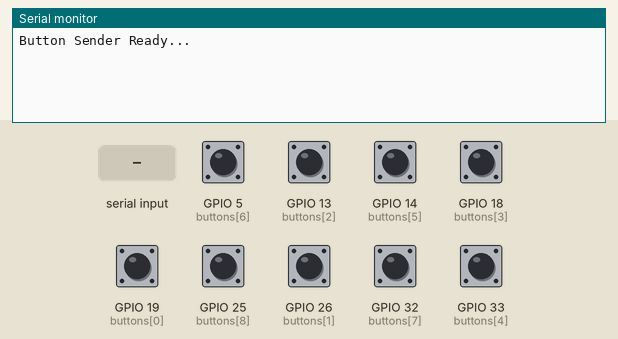
This sketch was run on a simulated ESP32. Shown: the last lines printed to the serial monitor. The test bench sets the inputs (shaded band); at power-on: GPIO 5 (buttons[6]), GPIO 13 (buttons[2]), GPIO 14 (buttons[5]), GPIO 18 (buttons[3]), GPIO 19 (buttons[0]), GPIO 25 (buttons[8]), GPIO 26 (buttons[1]), GPIO 32 (buttons[7]), GPIO 33 (buttons[4]) HIGH.

Above: at 1.2 s.
1.3 s: GPIO 5 (buttons[6]) pulled LOW for 0.15 s
At 2.0 s:
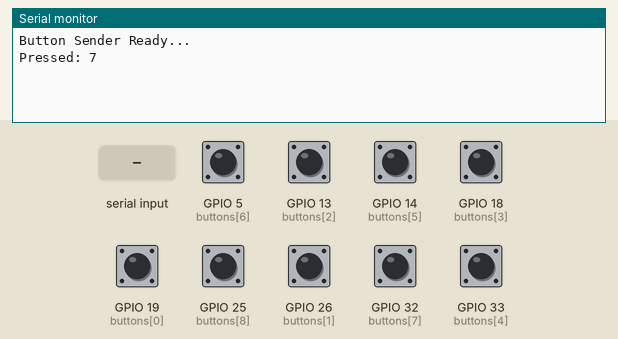
2.9 s: "1\n" received over the second serial link
At 3.7 s:
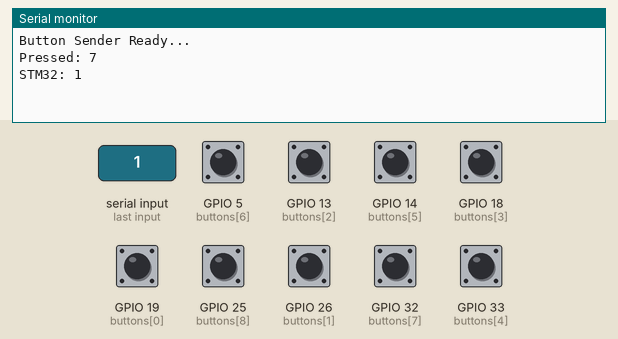
4.4 s: GPIO 13 (buttons[2]) pulled LOW for 0.15 s
At 5.1 s:
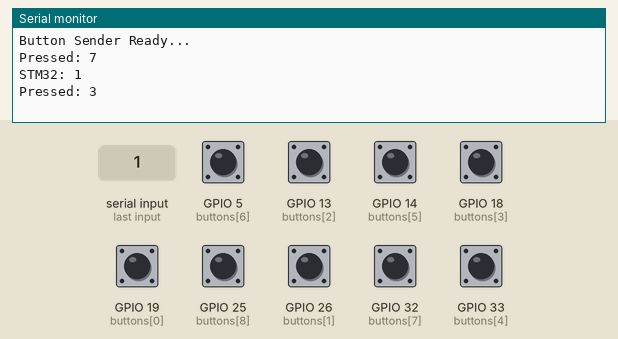
6.0 s: GPIO 14 (buttons[5]) pulled LOW for 0.15 s
At 7.2 s:
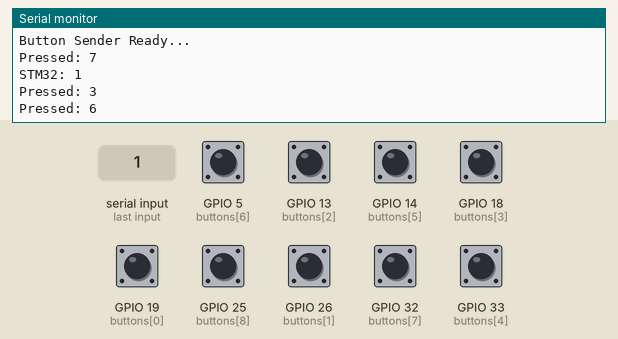
7.6 s: GPIO 18 (buttons[3]) pulled LOW for 0.15 s
At 8.8 s:
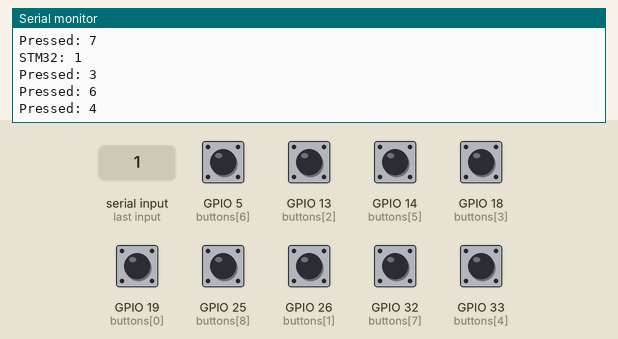
9.2 s: GPIO 19 (buttons[0]) pulled LOW for 0.15 s
At 9.9 s:
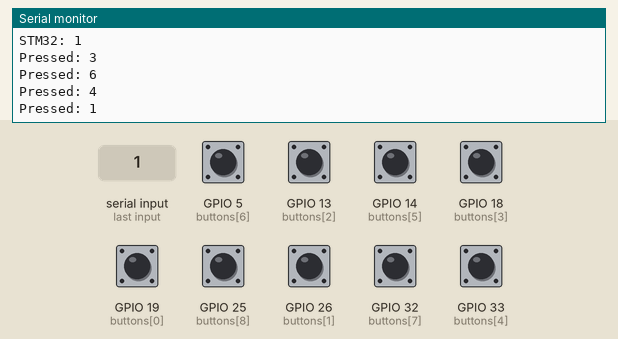
Timing chart, 0 to 11.8 s (numbered marks = the images above; inputs shaded):
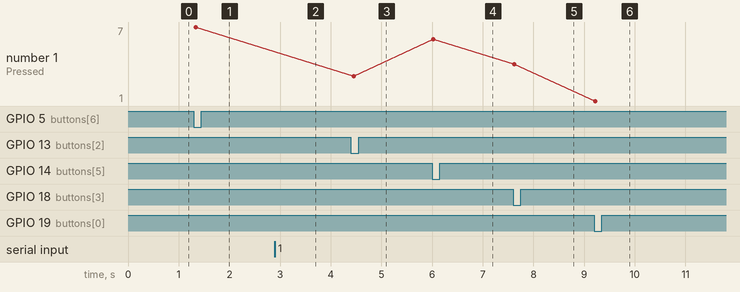

The sketch:

ver_2.ino
```cpp
int buttons[] = { 19, 26, 13, 18, 33, 14, 5, 32, 25 };
int buttonID[] = { 1, 2, 3, 4, 5, 6, 7, 8, 9 };
int total = sizeof(buttons) / sizeof(buttons[0]);

int lastStableState[20];

int readStable(int pin) {
  int a = digitalRead(pin);
  delay(5);
  int b = digitalRead(pin);
  delay(5);
  int c = digitalRead(pin);

  if (a == b && b == c)
    return a;
  return HIGH;
}

void setup() {
  Serial.begin(115200);

  Serial2.begin(115200, SERIAL_8N1, 16, 17);  // RX=16, TX=17

  for (int i = 0; i < total; i++) {
    pinMode(buttons[i], INPUT_PULLUP);
    lastStableState[i] = HIGH;
  }

  Serial.println("Button Sender Ready...");
}

void loop() {

  // Read full message from STM32
  if (Serial2.available()) {
    String msg = Serial2.readStringUntil('\n');
    Serial.print("STM32: ");
    Serial.println(msg);
  }

  // Detect button presses and send to STM32
  for (int i = 0; i < total; i++) {

    int state = readStable(buttons[i]);

    if (lastStableState[i] == HIGH && state == LOW) {
      Serial.print("Pressed: ");
      Serial.println(buttonID[i]);

      Serial2.print("BTN:");
      Serial2.println(buttonID[i]);
    }

    lastStableState[i] = state;
  }
}
```

Measured:
- after the input at 1.3 s, the serial monitor: prints a new line at once (image 1)
- after the input at 2.9 s, the serial monitor: prints a new line after 0.08 s (image 2)
- after the input at 4.4 s, the serial monitor: prints a new line after 0.05 s (image 3)
- after the input at 6.0 s, the serial monitor: prints a new line at once (image 4)
- after the input at 7.6 s, the serial monitor: prints a new line at once (image 5)
- after the input at 9.2 s, the serial monitor: prints a new line at once (image 6)
- plotted number 1: 7 → 3 after the input at 4.4 s, 3 → 6 after the input at 6.0 s, 6 → 4 after the input at 7.6 s, 4 → 1 after the input at 9.2 s
